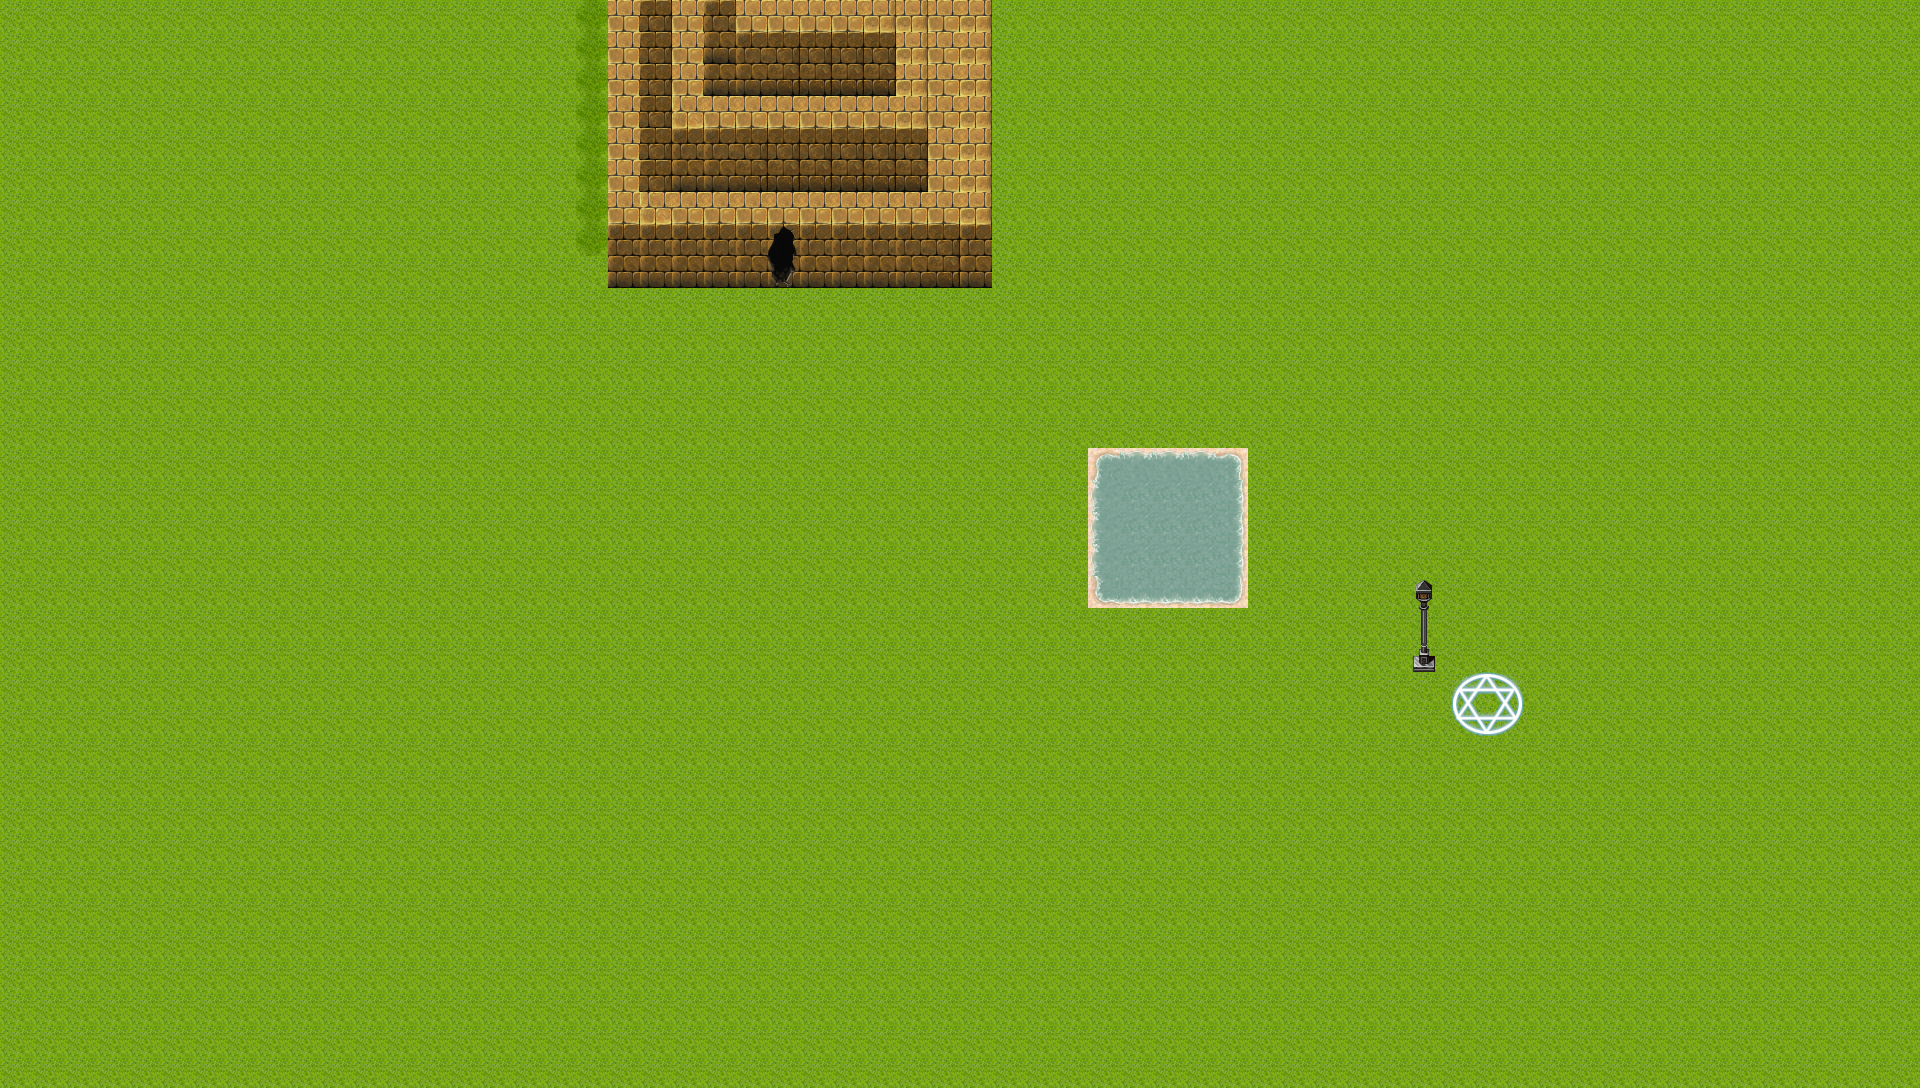

A level layout from a 2D game, rendered from its tile map. Below: a short description, then the map file with tile-grid data replaced by summaries:
An orthogonal 60x34 tile map with 32x32 px tiles, 3 tile layers (capa1, capa2, capa3), 14 tilesets and 16 objects (9x CollisionBox, 5x Enemy, FirstPlayer, Light).

<map version="1.0" orientation="orthogonal" width="60" height="34" tilewidth="32" tileheight="32">
 <properties>
  <property name="actualX" value="-500" />
  <property name="actualY" value="-400" />
 </properties>
 <tileset firstgid="1" name="tilea1" tilewidth="32" tileheight="32">
  <image source="../img/tilea1.png" width="512" height="384" />
  <terraintypes>
   <terrain name="New Terrain" tile="-1" />
  </terraintypes>
  <tile id="72" terrain="0,0,0," />
 </tileset>
 <tileset firstgid="193" name="tilea2" tilewidth="32" tileheight="32">
  <image source="../img/tilea2.png" width="512" height="384" />
 </tileset>
 <tileset firstgid="385" name="tilea3" tilewidth="32" tileheight="32">
  <image source="../img/tilea3.png" width="512" height="256" />
 </tileset>
 <tileset firstgid="513" name="tilea4" tilewidth="32" tileheight="32">
  <image source="../img/tilea4.png" width="512" height="480" />
 </tileset>
 <tileset firstgid="753" name="tilea5" tilewidth="32" tileheight="32">
  <image source="../img/tilea5.png" width="256" height="512" />
 </tileset>
 <tileset firstgid="881" name="tileb" tilewidth="32" tileheight="32">
  <image source="../img/tileb.png" width="512" height="512" />
 </tileset>
 <tileset firstgid="1137" name="tilec" tilewidth="32" tileheight="32">
  <image source="../img/tilec.png" width="512" height="512" />
 </tileset>
 <tileset firstgid="1393" name="tiled" tilewidth="32" tileheight="32">
  <image source="../img/tiled.png" width="512" height="512" />
 </tileset>
 <tileset firstgid="1649" name="tilee" tilewidth="32" tileheight="32">
  <image source="../img/tilee.png" width="512" height="512" />
 </tileset>
 <tileset firstgid="1905" name="tilef" tilewidth="32" tileheight="32">
  <image source="../img/tilef.png" width="512" height="512" />
 </tileset>
 <tileset firstgid="2161" name="tileg" tilewidth="32" tileheight="32">
  <image source="../img/tileg.png" width="512" height="512" />
 </tileset>
 <tileset firstgid="2417" name="tilesetsall" tilewidth="32" tileheight="32">
  <image source="../img/tilesetsall.png" width="1024" height="2016" />
 </tileset>
 <tileset firstgid="4433" name="tilek" tilewidth="32" tileheight="32">
  <image source="../img/tilek.png" width="320" height="320" />
 </tileset>
 <tileset firstgid="4533" name="tilej" tilewidth="32" tileheight="32">
  <image source="../img/tilej.png" width="512" height="512" />
 </tileset>
 <layer name="capa1" width="60" height="34">
  <properties>
   <property name="z" value="0" />
  </properties>
  <data>[2040 cells, 2040 non-empty, 11 distinct tile ids]</data>
 </layer>
 <layer name="capa2" width="60" height="34">
  <properties>
   <property name="z" value="1" />
  </properties>
  <data>[2040 cells, 123 non-empty, 15 distinct tile ids]</data>
 </layer>
 <objectgroup name="objects" width="60" height="34">
  <properties>
   <property name="z" value="2" />
  </properties>
  <object name="fp" type="FirstPlayer" x="1456" y="657" width="64" height="64">
   <properties>
    <property name="z" value="1" />
   </properties>
  </object>
  <object name="enemy1" type="Enemy" x="1165" y="743" width="64" height="64">
   <properties>
    <property name="z" value="1" />
   </properties>
  </object>
  <object name="enemy5" type="Enemy" x="1017" y="688" width="64" height="64">
   <properties>
    <property name="z" value="1" />
   </properties>
  </object>
  <object name="enemy4" type="Enemy" x="910" y="490" width="64" height="64">
   <properties>
    <property name="z" value="1" />
   </properties>
  </object>
  <object name="enemy2" type="Enemy" x="1162" y="318" width="64" height="64">
   <properties>
    <property name="z" value="1" />
   </properties>
  </object>
  <object name="enemy3" type="Enemy" x="969" y="360" width="64" height="64">
   <properties>
    <property name="z" value="1" />
   </properties>
  </object>
 </objectgroup>
 <layer name="capa3" width="60" height="34">
  <properties>
   <property name="z" value="3" />
  </properties>
  <data>[2040 cells, 4 non-empty, 4 distinct tile ids]</data>
 </layer>
 <objectgroup name="collisions" width="60" height="34">
  <properties>
   <property name="z" value="2" />
  </properties>
  <object name="lamp" type="CollisionBox" x="1413" y="652" width="22" height="21" />
  <object name="toplimit" type="CollisionBox" x="3" y="4" width="1911" height="2" />
  <object name="botlimit" type="CollisionBox" x="7" y="1079" width="1911" height="2" />
  <object name="leftlimit" type="CollisionBox" x="3" y="15" height="1052" />
  <object name="rightlimit" type="CollisionBox" x="1911" y="16" width="3" height="1052" />
  <object name="left-piramid" type="CollisionBox" x="607" y="4" width="11" height="275" />
  <object name="botpiramid" type="CollisionBox" x="620" y="285" width="371" />
  <object name="rightpiramid" type="CollisionBox" x="987" y="13" width="1" height="268" />
  <object name="lake" type="CollisionBox" x="1087" y="448" width="157" height="157" />
  <object name="lampLight" type="Light" x="1415" y="586" width="16" height="16">
   <properties>
    <property name="intensity" value="50" />
    <property name="screenCenter" value="true" />
    <property name="size" value="180" />
   </properties>
  </object>
 </objectgroup>
</map>
